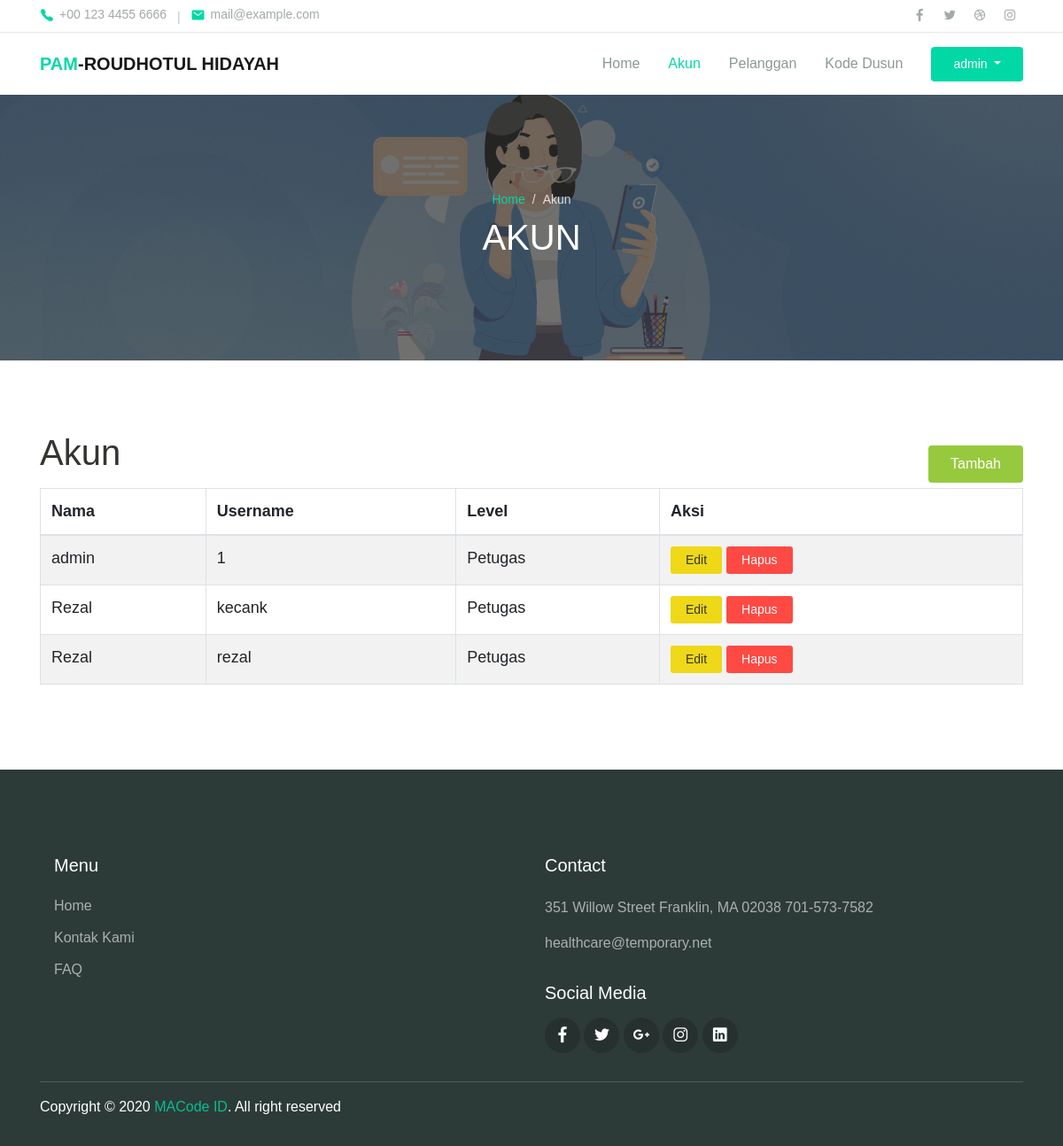
/admin/akun.php (signed in), run on the app's committed database.
### tables this page shows
CREATE TABLE `user` (
  `id` int(11) NOT NULL,
  `nama` varchar(255) NOT NULL,
  `username` varchar(255) NOT NULL,
  `password` varchar(255) NOT NULL
);

### admin/akun.php (the view, shortened to what this page needs)
<?php
    $thisPage = 'akun';
    include '../config/koneksi.php';
    $id_admin = $_SESSION['pamrh_id_admin'];
    $query_admin_login = mysqli_query($koneksi, "SELECT * FROM user WHERE id='$id_admin'");
    $admin_login = mysqli_fetch_assoc($query_admin_login);
    $query_data_akun = mysqli_query($koneksi, "SELECT * FROM user");
    include 'layout/header.php';
?>
  <div class="page-banner overlay-dark bg-image" style="background-image: url('../assets/img/gmb-4.png');">
    <div class="banner-section">
      <div class="container text-center wow fadeInUp">
        <nav aria-label="Breadcrumb">
          <ol class="breadcrumb breadcrumb-dark bg-transparent justify-content-center py-0 mb-2">
            <li class="breadcrumb-item"><a href="index.php">Home</a></li>
            <li class="breadcrumb-item active" aria-current="page">Akun</li>
          </ol>
        </nav>
        <h1 class="font-weight-normal">AKUN</h1>
      </div>
    </div>
  </div>
  <div class="page-section">
    <div class="container">
      <div class="row justify-content-center">
        <div class="col-lg-12 wow fadeInUp">
          <h1 class="mb-3">Akun <a href="akun_tambah.php" class="btn mt-3 btn-success float-right">Tambah</a></h1>
          <div class="text-lg">
            <table id="data_table" class="table table-striped table-bordered" style="width:100%">
              <thead>
                  <tr>
                      <th>Nama</th>
                      <th>Username</th>
                      <th>Level</th>
                      <th>Aksi</th>
                  </tr>
              </thead>
              <tbody>
                  <?php
                  foreach ($query_data_akun as $a) {
                  ?>
                  <tr>
                      <td><?php echo $a['nama']; ?></td>
                      <td><?php echo $a['username']; ?></td>
                      <td><?php echo 'Petugas'; ?></td>
                      <td>
                        <a href="akun_edit.php?id=<?php echo $a['id']; ?>" class="btn btn-sm pt-1 pb-1 pl-3 pr-3 btn-warning">Edit</a>
                        <a href="function/hapus_akun.php?id=<?php echo $a['id']; ?>" class="btn btn-sm pt-1 pb-1 pl-3 pr-3 btn-danger">Hapus</a>
                      </td>
                  </tr>
                  <?php
                  }
                  ?>
                </tbody>
              </table>
            </div>
          </div>
        </div>
      </div>
    </div>
<?php
include_once('layout/footer.php');
?>

### admin/layout/header.php (shortened to what this page needs)
<!DOCTYPE html>
<html lang="en">
<head>
  <link rel="stylesheet" href="../assets/assets/css/maicons.css">
  <link rel="stylesheet" href="../assets/assets/css/bootstrap.css">
  <link rel="stylesheet" href="../assets/assets/vendor/owl-carousel/css/owl.carousel.css">
  <link rel="stylesheet" href="../assets/assets/vendor/animate/animate.css">
  <link rel="stylesheet" href="../assets/assets/css/theme.css">
  <link rel="stylesheet" href="https://cdn.jsdelivr.net/npm/sweetalert2@11.1.4/dist/sweetalert2.min.css">
  <link rel="stylesheet" href="https://cdn.datatables.net/1.11.0/css/dataTables.bootstrap4.min.css">
  <link rel="stylesheet" href="../assets/assets/vendor/lightbox2/dist/css/lightbox.min.css">
</head>
<body>
  <header>
    <div class="topbar">
      <div class="container">
        <div class="row">
          <div class="col-sm-8 text-sm">
            <div class="site-info">
              <a href="#"><span class="mai-call text-primary"></span> +00 123 4455 6666</a>
              <span class="divider">|</span>
              <a href="#"><span class="mai-mail text-primary"></span> mail@example.com</a>
            </div>
          </div>
          <div class="col-sm-4 text-right text-sm">
            <div class="social-mini-button">
              <a href="#"><span class="mai-logo-facebook-f"></span></a>
              <a href="#"><span class="mai-logo-twitter"></span></a>
              <a href="#"><span class="mai-logo-dribbble"></span></a>
              <a href="#"><span class="mai-logo-instagram"></span></a>
            </div>
          </div>
        </div>
      </div>
    </div>
    <nav class="navbar navbar-expand-lg navbar-light shadow-sm">
      <div class="container">
        <a class="navbar-brand" href="#"><span class="text-primary">PAM</span>-ROUDHOTUL HIDAYAH</a>
        <div class="collapse navbar-collapse" id="navbarSupport">
          <ul class="navbar-nav ml-auto">
            <li class="nav-item <?php if($thisPage == 'home') echo 'active'; ?>">
              <a class="nav-link" href="index.php">Home</a>
            </li>
            <li class="nav-item <?php if($thisPage == 'akun') echo 'active'; ?>">
              <a class="nav-link" href="akun.php">Akun</a>
            </li>
            <li class="nav-item <?php if($thisPage == 'pelanggan') echo 'active'; ?>">
              <a class="nav-link" href="pelanggan.php">Pelanggan</a>
            </li>
            <li class="nav-item <?php if($thisPage == 'dusun') echo 'active'; ?>">
              <a class="nav-link" href="dusun.php">Kode Dusun</a>
            </li>
            <li class="nav-item">
              <div class="dropdown">
                <button class="btn btn btn-primary ml-lg-3 dropdown-toggle" type="button" id="dropdownMenuButton" data-toggle="dropdown" aria-haspopup="true" aria-expanded="false">
                  <?php echo $admin_login['nama']; ?>
                </button>
              </div>
            </li>
          </ul>
        </div>
      </div>
    </nav>
  </header>

### assets/assets/css/theme.css (style rules this page uses)
:root { --primary: #00D9A5; --accent: #FF3D85; --secondary: #4E5AFE; --warning: #EED818; --info: #05B4E1; --danger: #FF4943; --success: #96C93D; --dark: #343531; --light: #F5F9F6; --cs: #596261; --grey: #6E807A; }
body { font-family: "Source Sans Pro", sans-serif; line-height: 1.5; color: #343531; }
a { color: #07be94; text-decoration: none; background-color: transparent; }
.text-sm { font-size: 14px !important; }
.text-lg { font-size: 18px !important; }
.text-primary { color: #00D9A5 !important; }
.btn-primary { color: #fff; background-color: #00D9A5; border-color: transparent; }
.btn-success { color: #fff; background-color: #96C93D; border-color: transparent; }
.btn-warning { color: #343531; background-color: #EED818; border-color: transparent; }
.btn-danger { color: #fff; background-color: #FF4943; border-color: transparent; }
.topbar { border-bottom: 1px solid #E8EEE4; }
.topbar .row { align-items: center; min-height: 36px; }
.topbar .site-info a { display: inline-flex; align-items: center; color: #A1AAA7; }
.topbar .site-info a span { font-size: 16px; margin-right: 6px; }
.topbar .site-info .divider { margin-left: 8px; margin-right: 8px; color: #BEC8B8; }
.topbar .social-mini-button a { display: inline-block; padding: 4px 8px; color: #A1AAA7; }
.btn { padding: 8px 24px; }
.breadcrumb { background-color: #f8f9fa; }
.breadcrumb-dark .breadcrumb-item a { color: #00D9A5; }
.breadcrumb-dark .breadcrumb-item + .breadcrumb-item::before { display: inline-block; padding-right: 0.5rem; color: rgba(255, 255, 255, 0.8); content: "/"; }
.breadcrumb-dark .breadcrumb-item.active { color: rgba(255, 255, 255, 0.8); }
.navbar { min-height: 70px; }
.navbar-brand { font-weight: 600; padding-top: 10px; padding-bottom: 10px; }
.navbar-nav { margin-top: 10px; border-top: 1px solid #E8EEE4; flex-shrink: 0; }
.navbar-nav .nav-link { transition: all .2s ease; }
.navbar-nav .btn { font-size: 14px; }
.navbar-light .navbar-nav .nav-link { color: rgba(110, 128, 122, 0.8); }
.navbar-light .navbar-nav .show > .nav-link, .navbar-light .navbar-nav .active > .nav-link, .navbar-light .navbar-nav .nav-link.show, .navbar-light .navbar-nav .nav-link.active { font-weight: 500; color: #00D9A5; }
@media (min-width: 992px) { .navbar-expand-lg .navbar-nav { margin-top: 0; border-top: none; } }
@media (min-width: 992px) { .navbar-expand-lg .navbar-nav .nav-link { padding-right: 16px; padding-left: 16px; } }
@media (min-width: 992px) { .navbar-expand-lg .navbar-nav { align-items: center; } }
.bg-image { position: relative; background-position: center center; background-size: cover; background-repeat: no-repeat; }
.bg-image > * { position: relative; z-index: 10; }
.page-section { position: relative; padding-top: 80px; padding-bottom: 80px; overflow: hidden; }
.page-banner { position: relative; height: 300px; z-index: 10; }
.page-hero.overlay-dark::before, .page-banner.overlay-dark::before { content: ""; position: absolute; top: 0; left: 0; width: 100%; height: 100%; background: rgba(52, 53, 49, 0.7); z-index: 1; }
.page-banner .breadcrumb-item, .page-banner .breadcrumb-item a { font-size: 14px; }
.hero-section, .banner-section { position: relative; display: -ms-flexbox; display: flex; -ms-flex-align: center; align-items: center; -ms-flex-pack: center; justify-content: center; height: 100%; color: #ffffff; z-index: 10; }

### data on the page
user: nama "admin", username "1"
user: nama "Rezal", username "kecank"
user: nama "Rezal", username "rezal"
